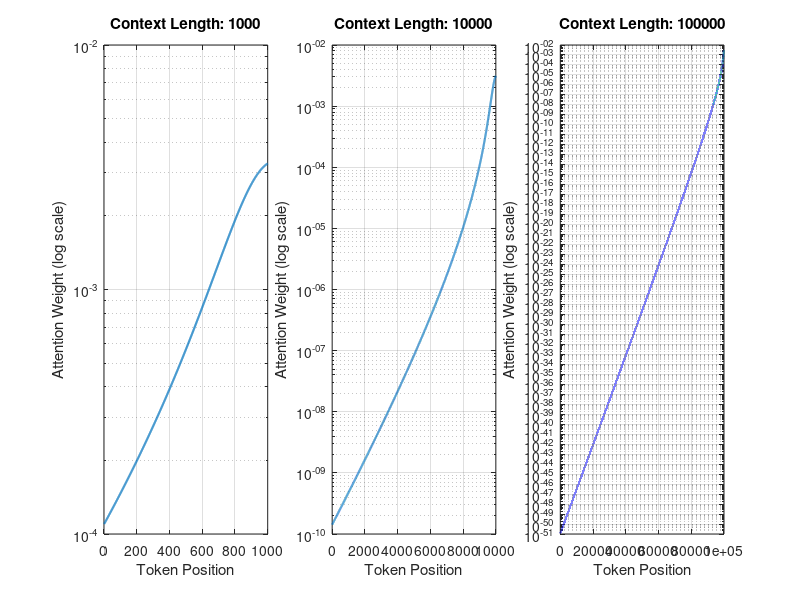

Write MATLAB code to recreate this figure.
function visualize_attention_decay()
    figure('Position', [100 100 1200 400]);
    context_lengths = [1000, 10000, 100000];
    for i = 1:length(context_lengths)
        ctx_len = context_lengths(i);
        query_pos = ctx_len;
        positions = 1:ctx_len;
        recency = exp(-0.001 * (query_pos - positions));
        distance_penalty = 1 ./ (1 + 0.00001 * (query_pos - positions).^2);
        weights = recency .* distance_penalty;
        weights = weights / sum(weights);
        subplot(1,3,i);
        semilogy(positions, weights, 'LineWidth', 1.5);
        title(['Context Length: ', num2str(ctx_len)]);
        xlabel('Token Position');
        ylabel('Attention Weight (log scale)');
        grid on;
    end
end